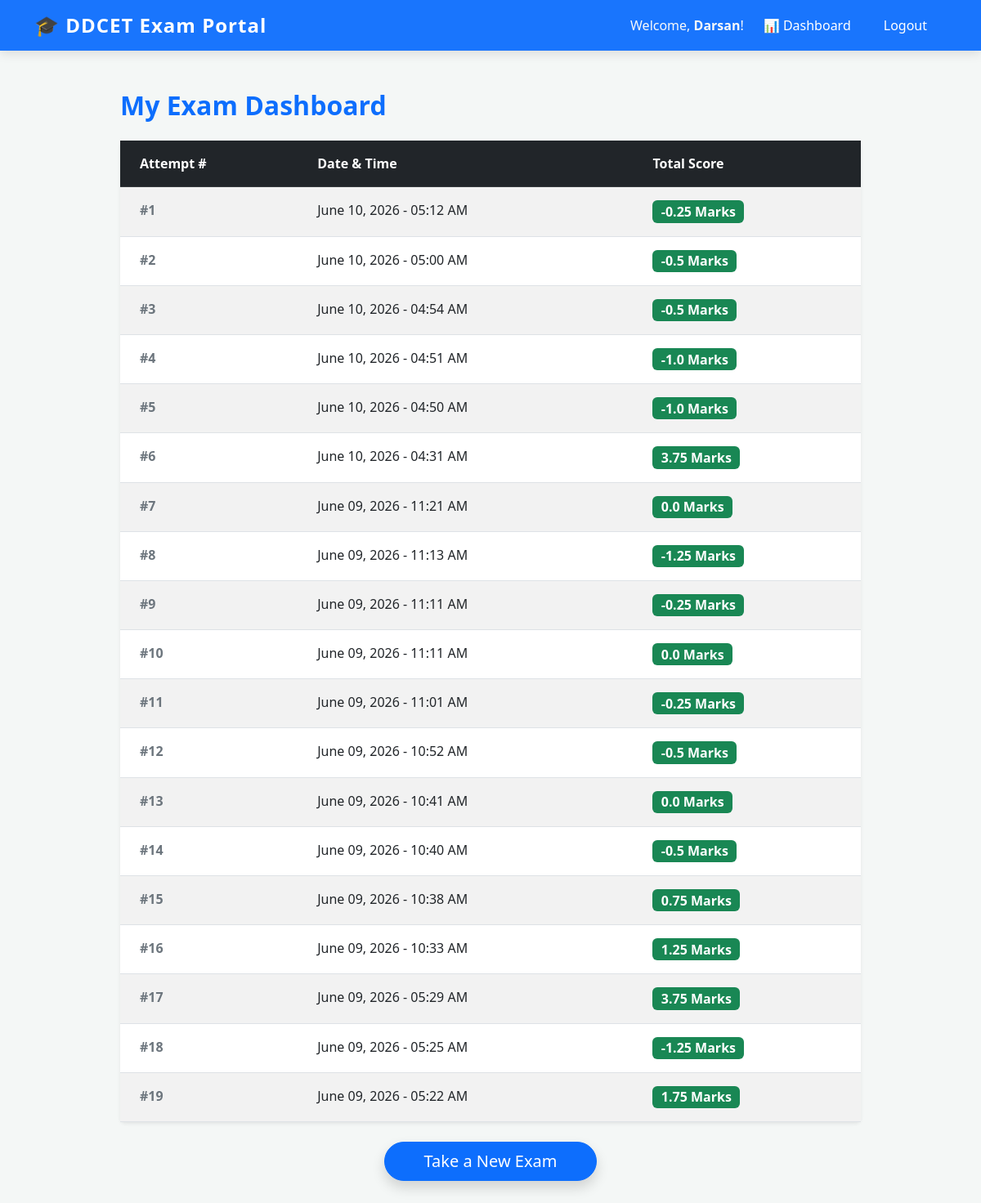
The page /dashboard/ (signed in) on the database its author committed.
### quiz/models.py (models this page shows, shortened)
class ExamResult(models.Model):
    user = models.ForeignKey(User, on_delete=models.CASCADE)
    score = models.FloatField()
    total_questions = models.IntegerField(default=0)
    correct_answers = models.IntegerField(default=0)
    wrong_answers = models.IntegerField(default=0)
    skipped_questions = models.IntegerField(default=0)
    date = models.DateTimeField(auto_now_add=True)

### quiz/views.py (the view)
# urls.py: path('dashboard/', views.dashboard, name='dashboard'),
@login_required(login_url='login')
def dashboard(request):
    results = ExamResult.objects.filter(user=request.user).order_by('-date')
    return render(request, 'quiz/dashboard.html', {'results': results})

### quiz/templates/quiz/dashboard.html (shortened to what this page needs)
{% extends 'quiz/base.html' %}
{% block content %}
<div class="container mt-5">
    <div class="row">
        <div class="col-md-10 offset-md-1">
            <h2 class="mb-4 text-primary fw-bold">My Exam Dashboard</h2>
            <div class="card shadow-sm border-0">
                <div class="card-body p-0">
                    <table class="table table-hover table-striped mb-0">
                        <thead class="table-dark">
                            <tr>
                                <th class="py-3 ps-4">Attempt #</th>
                                <th class="py-3">Date & Time</th>
                                <th class="py-3">Total Score</th>
                            </tr>
                        </thead>
                        <tbody>
                            {% for result in results %}
                            <tr>
                                <td class="py-3 ps-4 fw-bold text-secondary">#{{ forloop.counter }}</td>
                                <td class="py-3">{{ result.date|date:"F d, Y - h:i A" }}</td>
                                <td class="py-3">
                                    <span class="badge bg-success fs-6">{{ result.score }} Marks</span>
                                </td>
                            </tr>
                            {% endfor %}
                        </tbody>
                    </table>
                </div>
            </div>
            <div class="mt-4 text-center">
                <a href="{% url 'quiz_home' %}" class="btn btn-primary btn-lg px-5 rounded-pill shadow">Take a New Exam</a>
            </div>
        </div>
    </div>
</div>
{% endblock %}

### quiz/templates/quiz/base.html (shortened to what this page needs)
<!DOCTYPE html>
<html lang="en">
<head>
    <link href="https://cdn.jsdelivr.net/npm/bootstrap@5.3.0/dist/css/bootstrap.min.css" rel="stylesheet">
</head>
<body>
    <nav class="navbar navbar-expand-lg navbar-dark glass-nav sticky-top">
        <div class="container">
            <a class="navbar-brand" href="/">🎓 DDCET Exam Portal</a>
            <div class="collapse navbar-collapse" id="navbarNav">
                <ul class="navbar-nav ms-auto align-items-center">
                    {% if user.is_authenticated %}
                        <li class="nav-item me-3">
                            <span class="text-light">Welcome, <strong>{{ user.username }}</strong>!</span>
                        </li>
                        <li class="nav-item">
                            <a class="nav-link text-white btn btn-outline-light border-0 me-2" href="/dashboard/">📊 Dashboard</a>
                        </li>
                        <li class="nav-item">
                            <a class="nav-link text-white btn btn-danger rounded-pill px-4" href="/logout/">Logout</a>
                        </li>
                    {% endif %}
                </ul>
            </div>
        </div>
    </nav>
    <div class="container mt-5 mb-5">
        {% block content %}
        {% endblock %}
    </div>
</body>
</html>

### quiz/templates/quiz/base.html (style rules this page uses)
body { background-color: #f4f7f6; font-family: 'Segoe UI', Tahoma, Geneva, Verdana, sans-serif; }
.navbar-brand { font-weight: 800; letter-spacing: 1px; font-size: 1.5rem; }
.nav-link { font-weight: 500; }
.glass-nav { background: rgba(13, 110, 253, 0.95); backdrop-filter: blur(10px); box-shadow: 0 4px 12px rgba(0,0,0,0.1); }

### rows shown on the page
ExamResult: date "June 10, 2026 - 05:12 AM", score "-0.25"
ExamResult: date "June 10, 2026 - 05:00 AM", score "-0.5"
ExamResult: date "June 10, 2026 - 04:54 AM", score "-0.5"
ExamResult: date "June 10, 2026 - 04:51 AM", score "-1.0"
ExamResult: date "June 10, 2026 - 04:50 AM", score "-1.0"
ExamResult: date "June 10, 2026 - 04:31 AM", score "3.75"
ExamResult: date "June 09, 2026 - 11:21 AM", score "0.0"
ExamResult: date "June 09, 2026 - 11:13 AM", score "-1.25"
ExamResult: date "June 09, 2026 - 11:11 AM", score "-0.25"
ExamResult: date "June 09, 2026 - 11:11 AM", score "0.0"
ExamResult: date "June 09, 2026 - 11:01 AM", score "-0.25"
ExamResult: date "June 09, 2026 - 10:52 AM", score "-0.5"
ExamResult: date "June 09, 2026 - 10:41 AM", score "0.0"
ExamResult: date "June 09, 2026 - 10:40 AM", score "-0.5"
ExamResult: date "June 09, 2026 - 10:38 AM", score "0.75"
ExamResult: date "June 09, 2026 - 10:33 AM", score "1.25"
ExamResult: date "June 09, 2026 - 05:29 AM", score "3.75"
ExamResult: date "June 09, 2026 - 05:25 AM", score "-1.25"
ExamResult: date "June 09, 2026 - 05:22 AM", score "1.75"

### other values the page prints
{{ user.username }} "Darsan"
